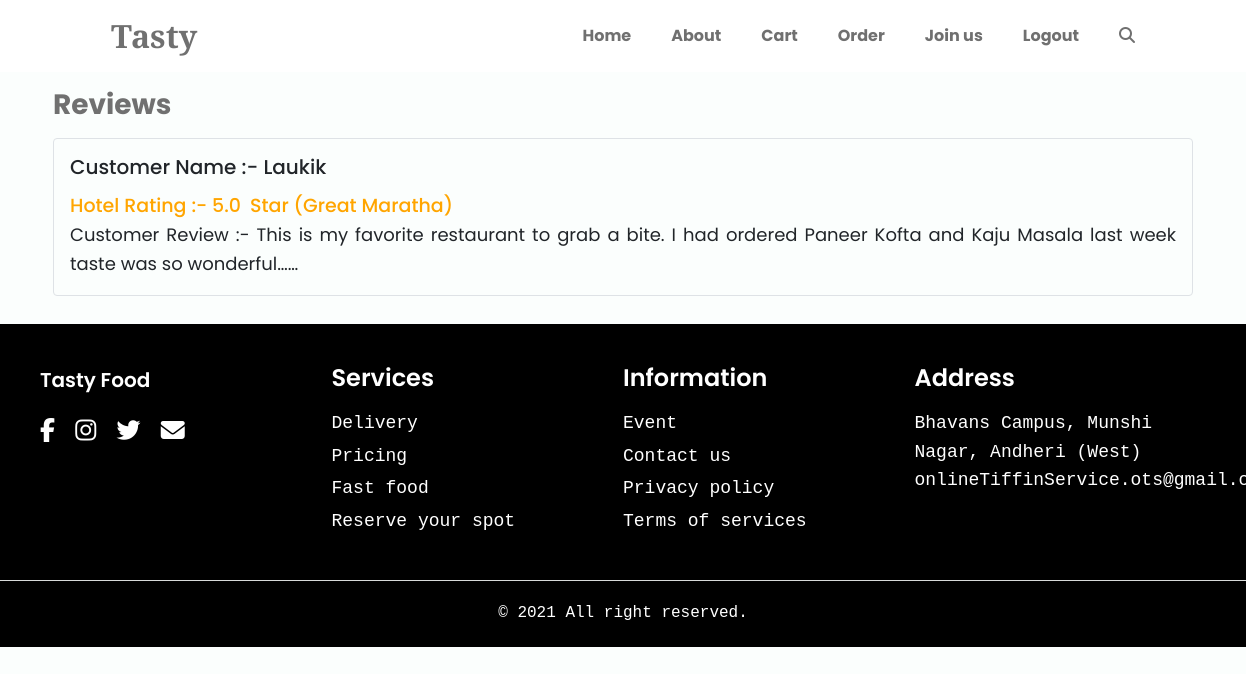
Screenshot of /hotel/hotel_feedback/ (signed in) with the database file from the repository.
### food/models.py (models this page shows)
class Rating(models.Model):
    hotel = models.ForeignKey(Hotel, on_delete=models.CASCADE)
    user = models.ForeignKey(CustomUser, on_delete=models.CASCADE)
    rating = models.FloatField()
    review = models.TextField()
    is_verified = models.BooleanField(default=True)

### CustomUser/models.py (models this page shows, shortened)
class CustomUser(AbstractUser):
    name = models.CharField(max_length=50)
    email = models.EmailField(max_length=200, unique=True)
    number = models.IntegerField()
    city = models.CharField(max_length=100, default='', null=False, blank=False)
    auth_token = models.CharField(max_length=100)
    is_admin = models.BooleanField(default=False)
    is_staff = models.BooleanField(default=False)
    is_active = models.BooleanField(default=True)
    is_superuser = models.BooleanField(default=False)
    is_verified = models.BooleanField(default=False)
    objects = CustomUserManager()
    username = None
    first_name = None
    last_name = None
    groups = None
    user_permissions = None
    last_login = None
    USERNAME_FIELD = 'email'
    REQUIRED_FIELDS = ['name', 'number']

### hotel_register/models.py (models this page shows, shortened)
class Hotel(models.Model):
    name = models.CharField(max_length=50)
    registation_form = models.ForeignKey(Hotel_Form, on_delete=models.CASCADE)
    address = models.CharField(max_length=1000)
    city = models.CharField(max_length=100)
    pincode = models.IntegerField()
    image = models.ImageField(upload_to="hotel_image")
    hotel_number = models.IntegerField()
    hotel_email = models.CharField(max_length=50)
    shop_license_number = models.IntegerField(blank=True, null=True)
    fssai_number = models.IntegerField(blank=True, null=True)
    fssai_image = models.FileField(upload_to = "fssai", blank=True, null=True)

### hotel_register/views.py (the view)
# urls.py: path('hotel_feedback/', views.hotel_feedback, name="hotel_feedback"),
def hotel_feedback(request):
    hotel_form = Hotel_Form.objects.get(customer = request.user)
    hotels = Hotel.objects.filter(registation_form = hotel_form)
    feedback = []
    for hotel in hotels:
        reviews = Rating.objects.filter(hotel = hotel)
        for review in reviews:
            feedback.append(review)
    return render(request, 'hotel_register/hotel_rating.html', {"hotel_ratings" : feedback})

### hotel_register/templates/hotel_register/hotel_rating.html (shortened to what this page needs)
{% extends "food/base.html" %}
{% load static %}
{% load check %}
{% block style %}
    <link rel="stylesheet" href="{% static 'css/hotel_detail.css' %}">
{% endblock style %}
{% block content %}
<div class="container px-0 mt-4 py-5 pb-1">
    <div class="mx-0">
        <div class="row">
            <div class="col">
                <h3 class="fw-bold my-3">Reviews</h3>
                {% if hotel_ratings|length %}
                {% for hotel_rating in hotel_ratings %}
                <div class="border rounded mb-4">
                    <div class="p-3 text-dark under_border">
                        <h5 class="text-capitalize d-inline-block  mb-2">Customer Name :- {{hotel_rating.user.name}}
                        </h5>
                        <h6 class="text_orange mt-2 mb-1" style="font-size: 19px;">Hotel Rating :- {{hotel_rating.rating}} <span class="mx-1">Star ({{hotel_rating.hotel.name}})</span></h6>
                        <p class="text_grey mb-0" style="text-align: justify; font-size: 18px;">Customer Review :-
                            {{hotel_rating.review}}</p>
                    </div>
                </div>
                {% endfor %}
                {% else %}
                <h4 class="fw-bold text-danger">No Review Yet, Be the first to review</h4>
                {% endif %}
            </div>
        </div>
    </div>
</div>
{% endblock content %}

### food/static/css/home.css (style rules this page uses)
@media screen and (min-width: 768px) { :root { --biggest-font-size: 4rem; --h1-font-size: 2.25rem; --h2-font-size: 1.5rem; --h3-font-size: 1.25rem; --normal-font-size: 1rem; --small-font-size: 0.875rem; --smaller-font-size: 0.813rem; } }
html { scroll-behavior: smooth; }
body { margin: var(--header-height) 0 0 0; font-family: var(--body-font); font-size: var(--normal-font-size); background-color: var(--body-color); color: var(--text-color); line-height: 1.6; }
h1, h2, h3, p, ul { margin: 0; }
@media screen and (min-width: 768px) { body { margin: 0; } }

### food/static/css/base.css (style rules this page uses)
:root { --header-height: 3rem; --first-color: #483519; --first-color-alt: orange; --title-color: #393939; --text-color: #707070; --text-color-light: #a6a6a6; --body-color: #fbfefd; --container-color: #ffffff; --body-font: Poppins, sans-serif; --biggest-font-size: 2.25rem; --h1-font-size: 1.5rem; --h2-font-size: 1.25rem; --h3-font-size: 1rem; --normal-font-size: 0.938rem; --small-font-size: 0.813rem; --smaller-font-size: 0.75rem; --font-medium: 500; --font-semi-bold: 600; --mb-1: 0.5rem; --mb-2: 1rem; --mb-3: 1.5rem; --mb-4: 2rem; --mb-5: 2.5rem; --mb-6: 3rem; --z-tooltip: 10; --z-fixed: 100; }
@media screen and (min-width: 768px) { :root { --biggest-font-size: 4rem; --h1-font-size: 2.25rem; --h2-font-size: 1.5rem; --h3-font-size: 1.25rem; --normal-font-size: 1rem; --small-font-size: 0.875rem; --smaller-font-size: 0.813rem; } }
html { scroll-behavior: smooth; }
body { margin: var(--header-height) 0 0 0; font-family: var(--body-font); font-size: var(--normal-font-size); background-color: var(--body-color); color: var(--text-color); line-height: 1.6; }
h1, h2, h3, p, ul { margin: 0; }
@media screen and (min-width: 768px) { body { margin: 0; } }
.text_orange, .text_orange:hover { color: var(--first-color-alt)!important; }

### food/static/css/hotel_detail.css (style rules this page uses)
.under_border { position: relative; }
.under_border::after { content: ""; position: absolute; bottom: 0; left: 0; width: 100%; height: 1px; background-color: lightgray; }
.under_border:last-child:after { height: 0; }

### rows the page displays
Rating: user.name "Laukik", rating "5.0", hotel.name "Great Maratha", review "This is my favorite restaurant to grab a bite. I had ordered Paneer Kofta and Kaju Masala last week taste was so wonderful……"
